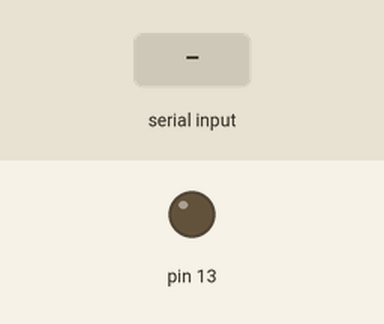
Recording of a sketch running on a simulated Arduino Uno, built with avr-gcc and run on an emulated ATmega328P. On the bench: output pins drawn as LEDs (lit = HIGH). Inputs (shaded band) come from the test bench.

Above: at 1.2 s.
1.3 s: "0" received over Serial
At 2.5 s:
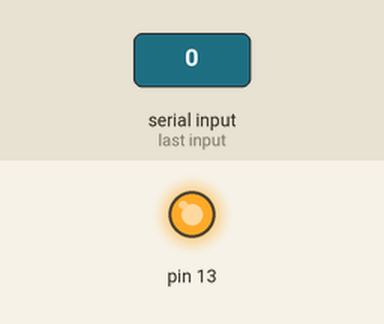
2.8 s: "1" received over Serial
At 3.9 s:
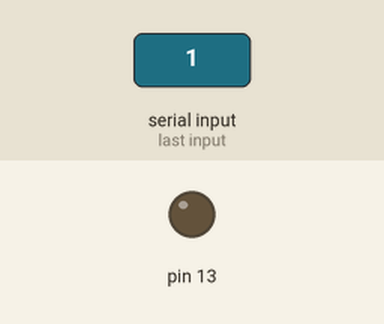
Timing chart, 0 to 5.8 s (numbered marks = the images above; inputs shaded):
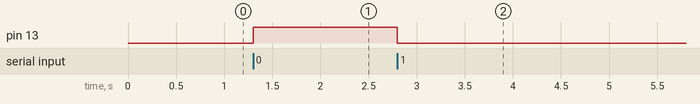

Measured:
- after the input at 1.3 s, pin 13: LOW → HIGH at once
- after the input at 2.8 s, pin 13: HIGH → LOW at once

The sketch:

Arduino.ino
```cpp
int incoming;


void setup() {
  // put your setup code here, to run once:
  Serial.begin(9600);
  pinMode(13, OUTPUT);
}

void loop() {
  while (Serial.available()) {
    char readBytes = Serial.read();
    if (readBytes == '0') {
      digitalWrite(13, HIGH);
    } else {
      digitalWrite(13, LOW);
    }
  }

}
```
